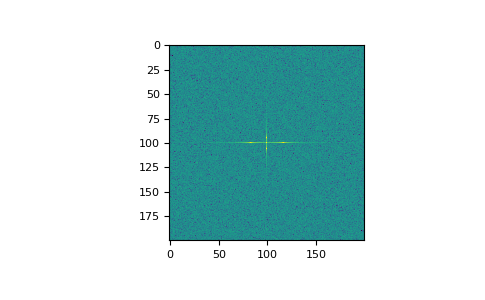

Source code (Python):
a = np.mgrid[:3, :3, :3][0]
np.fft.fftn(a, axes=(1, 2))
# array([[[ 0.+0.j,   0.+0.j,   0.+0.j], # may vary
# [ 0.+0.j,   0.+0.j,   0.+0.j],
# [ 0.+0.j,   0.+0.j,   0.+0.j]],
# [[ 9.+0.j,   0.+0.j,   0.+0.j],
# [ 0.+0.j,   0.+0.j,   0.+0.j],
# [ 0.+0.j,   0.+0.j,   0.+0.j]],
# [[18.+0.j,   0.+0.j,   0.+0.j],
# [ 0.+0.j,   0.+0.j,   0.+0.j],
# [ 0.+0.j,   0.+0.j,   0.+0.j]]])
np.fft.fftn(a, (2, 2), axes=(0, 1))
# array([[[ 2.+0.j,  2.+0.j,  2.+0.j], # may vary
# [ 0.+0.j,  0.+0.j,  0.+0.j]],
# [[-2.+0.j, -2.+0.j, -2.+0.j],
# [ 0.+0.j,  0.+0.j,  0.+0.j]]])

import matplotlib.pyplot as plt
[X, Y] = np.meshgrid(2 * np.pi * np.arange(200) / 12,
                     2 * np.pi * np.arange(200) / 34)
S = np.sin(X) + np.cos(Y) + np.random.uniform(0, 1, X.shape)
FS = np.fft.fftn(S)
plt.imshow(np.log(np.abs(np.fft.fftshift(FS))**2))
# <matplotlib.image.AxesImage object at 0x...>
plt.show()
